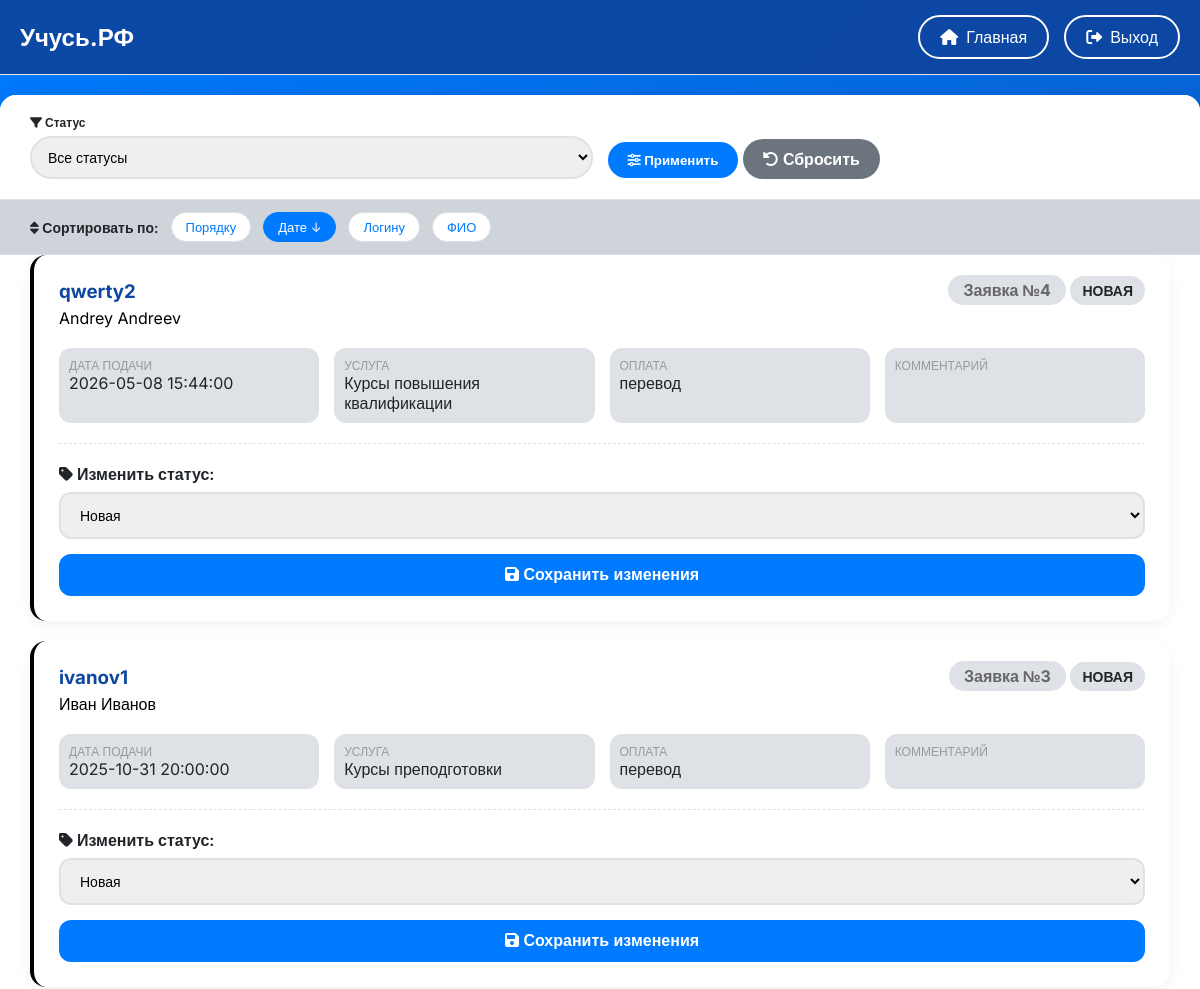
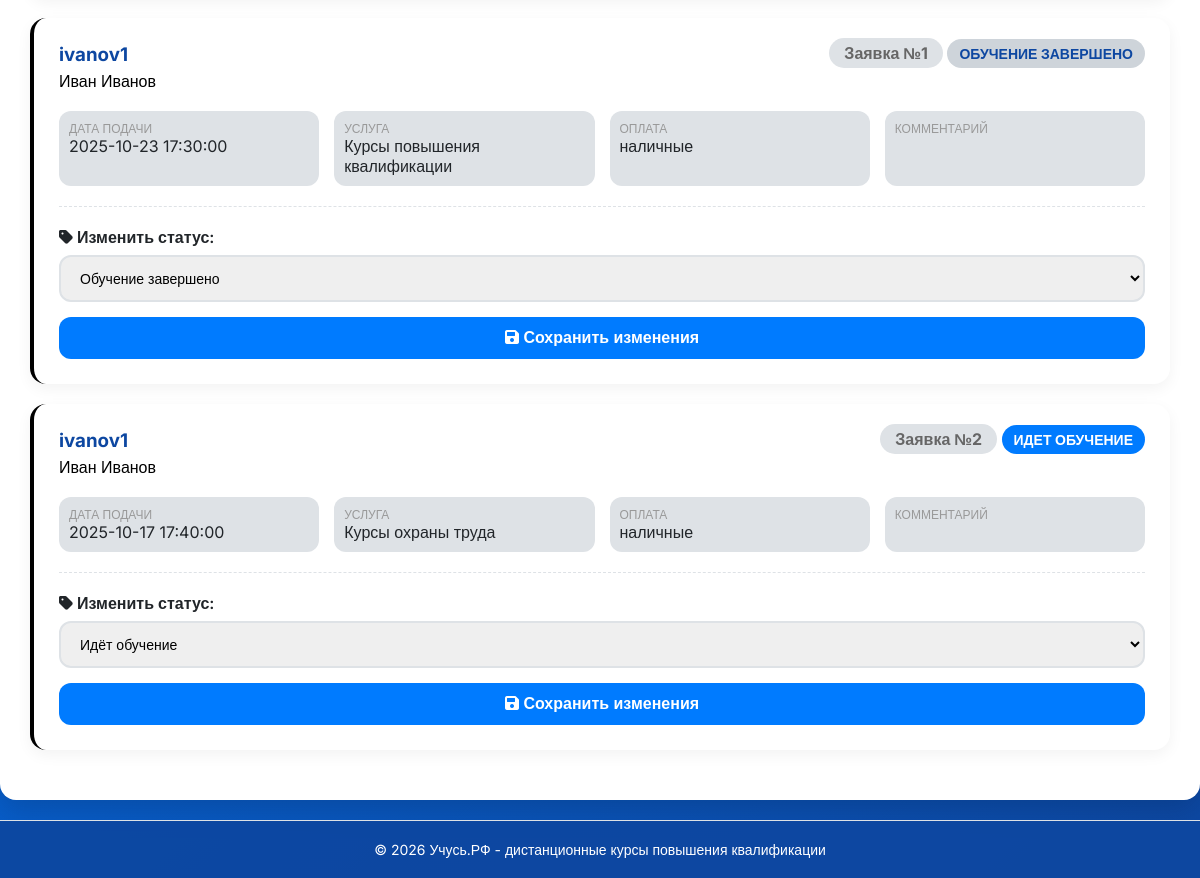
/admin.php (signed in), run on the app's committed database (2 pictures, top to bottom).
### tables this page shows
CREATE TABLE `request` (
  `id` int NOT NULL,
  `user_id` int NOT NULL,
  `date` datetime NOT NULL,
  `status` varchar(50) DEFAULT 'Новая',
  `curses` varchar(255) NOT NULL,
  `payment` text NOT NULL,
  `review` text
);

CREATE TABLE `users` (
  `id` int NOT NULL,
  `fullname` text NOT NULL,
  `phone` varchar(256) NOT NULL,
  `email` varchar(256) NOT NULL,
  `login` varchar(256) NOT NULL,
  `password` varchar(256) NOT NULL,
  `is_admin` tinyint(1) DEFAULT '0',
  `created_at` timestamp NOT NULL DEFAULT CURRENT_TIMESTAMP,
  `review` text
);

### admin.php (the view, shortened to what this page needs)
<?php
include('db.php');
$page          = (int)($_GET['page'] ?? 1);
$limit         = 10;
$offset        = ($page - 1) * $limit;
$sort_field = $_GET['sort'] ?? 'date';
$sort_order = $_GET['order'] ?? 'DESC';
$sort_order = strtoupper($sort_order) === 'ASC' ? 'ASC' : 'DESC';
$where = [];
$params = [];
$types = '';
$where_sql = $where ? 'WHERE ' . implode(' AND ', $where) : '';
$sort_map = [
    'id'       => 'request.id',
    'date'     => 'request.date',
    'login'    => 'users.login',
    'fullname' => 'users.fullname',
];
$order_by = $sort_map[$sort_field] . ' ' . $sort_order;
$sql = "
    SELECT request.*, users.login, users.fullname
    FROM request
    INNER JOIN users ON request.user_id = users.id
    $where_sql
    ORDER BY $order_by
    LIMIT ? OFFSET ?
";
$stmt = $con->prepare($sql);
$params[] = $limit;
$params[] = $offset;
$types .= 'ii';
if ($params) $stmt->bind_param($types, ...$params);
$stmt->execute();
$query = $stmt->get_result();
?>
<!DOCTYPE html>
<html lang="ru">
<head>
    <link href="https://cdnjs.cloudflare.com/ajax/libs/font-awesome/6.0.0/css/all.min.css" rel="stylesheet">
</head>
<body>
<header class="site-header">
    <div class="nav">
        <a href="index.php" class="logo">Учусь.РФ</a>
        <div class="nav-buttons">
            <a href="index.php"><i class="fas fa-home"></i> Главная</a>
            <a href="?logout=1" onclick="return confirm('Выйти из аккаунта?')"><i class="fas fa-sign-out-alt"></i> Выход</a>
        </div>
    </div>
</header>
<div class="container">
    <form method="GET" class="filters-bar">
        <div class="filter-group">
            <label><i class="fas fa-filter"></i> Статус</label>
            <select name="status_filter">
                <option value="">Все статусы</option>
            </select>
        </div>
        <div class="filter-group">
            <label>&nbsp;</label>
            <button type="submit" class="btn-filter"><i class="fas fa-sliders-h"></i> Применить</button>
            <a href="?" class="btn-reset"><i class="fas fa-undo-alt"></i> Сбросить</a>
        </div>
    </form>
    <div class="sort-panel">
        <span class="sort-label"><i class="fas fa-sort"></i> Сортировать по:</span>
        <?php
        $current_get = $_GET;
        unset($current_get['page']);
        $sort_fields = ['id' => 'Порядку', 'date' => 'Дате', 'login' => 'Логину', 'fullname' => 'ФИО'];
        foreach ($sort_fields as $field => $title) {
            $new_order = ($sort_field === $field && $sort_order === 'ASC') ? 'DESC' : 'ASC';
            $get_copy = $current_get;
            $get_copy['sort'] = $field;
            $get_copy['order'] = $new_order;
            $active = ($sort_field === $field) ? 'active' : '';
            echo '<a href="?' . http_build_query($get_copy) . '" class="sort-link ' . $active . '">' . $title;
            if ($sort_field === $field) echo ' ' . ($sort_order === 'ASC' ? '↑' : '↓');
            echo '</a>';
        }
        ?>
    </div>
    <div class="requests-container">
        <?php if ($query->num_rows === 0): ?>
            <div class="empty-state">
                <i class="fas fa-inbox"></i>
                <h3>Заявок не найдено</h3>
                <p>Попробуйте изменить параметры фильтрации</p>
            </div>
        <?php else: while ($request = $query->fetch_assoc()):
            $status_class = match($request['status']) {
                'Новая' => 'status-new',
                'Идет обучение' => 'status-in-progress',
                'Обучение завершено' => 'status-completed',
                default => 'status-new'
            };
        ?>
            <div class="request-item">
                <div class="request-header">
                    <div class="user-info">
                        <h3><?= htmlspecialchars($request['login']) ?></h3>
                        <p><?= htmlspecialchars($request['fullname']) ?></p>
                    </div>
                    <div>
                        <span class="request-id">Заявка №<?= htmlspecialchars($request['id']) ?></span>
                        <span class="status-badge <?= $status_class ?>"><?= htmlspecialchars($request['status']) ?></span>
                    </div>
                </div>
                <div class="request-details">
                    <div class="detail-item"><div class="detail-label">Дата подачи</div><div class="detail-value"><?= htmlspecialchars($request['date']) ?></div></div>
                    <div class="detail-item"><div class="detail-label">Услуга</div><div class="detail-value"><?= htmlspecialchars($request['curses'] ?? '—') ?></div></div>
                    <div class="detail-item"><div class="detail-label">Оплата</div><div class="detail-value"><?= htmlspecialchars($request['payment'] ?? '—') ?></div></div>
                    <div class="detail-item"><div class="detail-label">Комментарий</div><div class="detail-value"><?= htmlspecialchars($request['review'] ?? '—') ?></div></div>
                </div>
                <div class="status-form">
                    <form method="POST" class="status-update-form">
                        <div class="form-group">
                            <label class="form-label" for="status_<?= $request['id'] ?>"><i class="fas fa-tag"></i> Изменить статус:</label>
                            <select name="status" id="status_<?= $request['id'] ?>" class="form-select">
                                <option value="Новая" <?= $request['status'] == 'Новая' ? 'selected' : '' ?>>Новая</option>
                                <option value="Идет обучение" <?= $request['status'] == 'Идет обучение' ? 'selected' : '' ?>>Идёт обучение</option>
                                <option value="Обучение завершено" <?= $request['status'] == 'Обучение завершено' ? 'selected' : '' ?>>Обучение завершено</option>
                            </select>
                        </div>
                        <button type="submit" class="btn-save"><i class="fas fa-save"></i> Сохранить изменения</button>
                    </form>
                </div>
            </div>
        <?php endwhile; endif; ?>
    </div>
</div>
<footer class="site-footer">
    <p>© 2026 Учусь.РФ - дистанционные курсы повышения квалификации</p>
</footer>
</body>
</html>

### data on the page
request: user.login "qwerty2", user.fullname "Andrey Andreev", id "4", status "НОВАЯ", date "2026-05-08 15:44:00", curses "Курсы повышения квалификации", payment "перевод", status "Новая"
request: user.login "ivanov1", user.fullname "Иван Иванов", id "3", status "НОВАЯ", date "2025-10-31 20:00:00", curses "Курсы преподготовки", payment "перевод", status "Новая"
request: user.login "ivanov1", user.fullname "Иван Иванов", id "1", status "ОБУЧЕНИЕ ЗАВЕРШЕНО", date "2025-10-23 17:30:00", curses "Курсы повышения квалификации", payment "наличные", status "Обучение завершено"
request: user.login "ivanov1", user.fullname "Иван Иванов", id "2", status "ИДЕТ ОБУЧЕНИЕ", date "2025-10-17 17:40:00", curses "Курсы охраны труда", payment "наличные", status "Идёт обучение"

### other printed values
$title "Порядку"
$title "Дате"
$title "Логину"
$title "ФИО"
